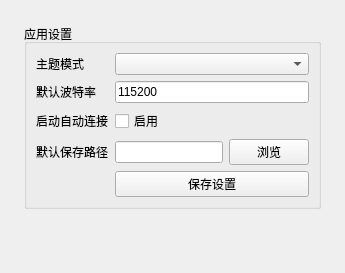
<?xml version="1.0" encoding="UTF-8"?>
<ui version="4.0">
 <class>SettingsPage</class>
 <widget class="QWidget" name="SettingsPage">
  <layout class="QVBoxLayout" name="verticalLayout">
   <property name="leftMargin"><number>24</number></property>
   <property name="topMargin"><number>24</number></property>
   <property name="rightMargin"><number>24</number></property>
   <property name="bottomMargin"><number>24</number></property>
   <item>
    <widget class="QGroupBox" name="settingsGroup">
     <property name="title"><string>应用设置</string></property>
     <layout class="QFormLayout" name="formLayout">
      <item row="0" column="0"><widget class="QLabel" name="themeLabel"><property name="text"><string>主题模式</string></property></widget></item>
      <item row="0" column="1"><widget class="QComboBox" name="themeComboBox"/></item>
      <item row="1" column="0"><widget class="QLabel" name="baudLabel"><property name="text"><string>默认波特率</string></property></widget></item>
      <item row="1" column="1"><widget class="QLineEdit" name="defaultBaudLineEdit"><property name="text"><string>115200</string></property></widget></item>
      <item row="2" column="0"><widget class="QLabel" name="autoConnectLabel"><property name="text"><string>启动自动连接</string></property></widget></item>
      <item row="2" column="1"><widget class="QCheckBox" name="autoConnectCheckBox"><property name="text"><string>启用</string></property></widget></item>
      <item row="3" column="0"><widget class="QLabel" name="savePathLabel"><property name="text"><string>默认保存路径</string></property></widget></item>
      <item row="3" column="1"><layout class="QHBoxLayout" name="pathLayout"><item><widget class="QLineEdit" name="savePathLineEdit"/></item><item><widget class="QPushButton" name="browseButton"><property name="text"><string>浏览</string></property></widget></item></layout></item>
      <item row="4" column="1"><widget class="QPushButton" name="saveSettingsButton"><property name="text"><string>保存设置</string></property></widget></item>
     </layout>
    </widget>
   </item>
   <item><spacer name="verticalSpacer"><property name="orientation"><enum>Qt::Vertical</enum></property><property name="sizeHint"><size><width>20</width><height>40</height></size></property></spacer></item>
  </layout>
 </widget>
 <resources/>
 <connections/>
</ui>
